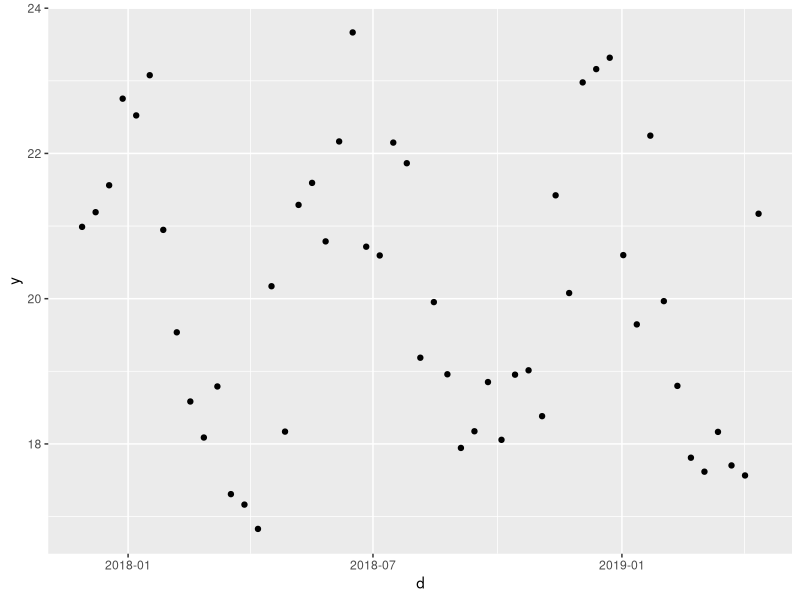
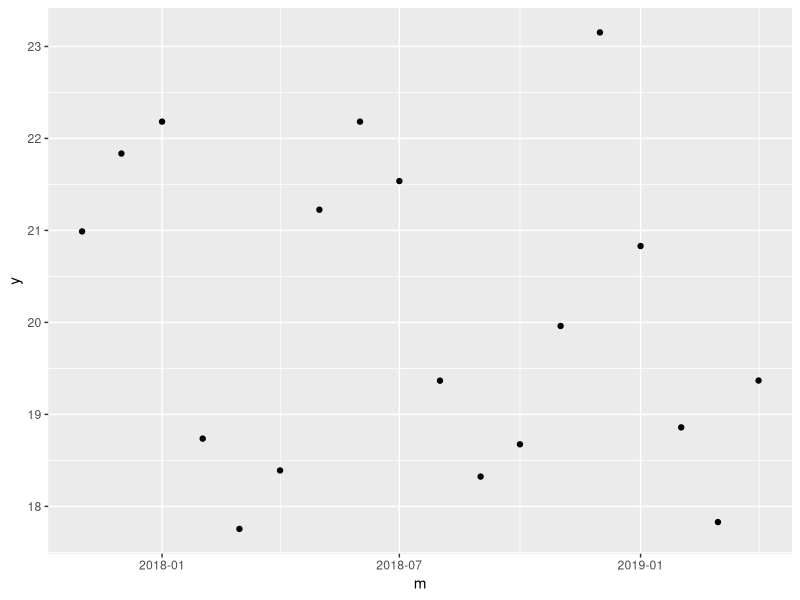

Source code (R) for these figures, in order: (Note: this script raises an error after producing the figures.)
###DATES <3
###And points
library(tidyverse)
library(lubridate)
library(mgcv)
library(splines)

##Another data type (like numeric or character) is date
##Dates have special properties to allow for functions to calculate time
##But, like in excel, dates can be absolute nightmares



##Important thing for my europeans to remember: R was made in the US
##And we do dates stupid
##Generally: Month - Day - Year
char_date <- c("10-1-2023", "8-2-2021", "9-24-2019")
class(char_date)

date <- as_date(char_date, format = "%m-%d-%Y")
class(date)

###Dates can have different formats
char_date <- c("8/12/2023", "1/10/2021", "1/4/2019")
class(char_date)

date <- as_date(char_date, format = "%d/%m/%Y")
class(date)

#####
date - mdy("1-1-2010")
difftime(date, mdy("1-1-2010"), unit = "weeks")
difftime(date, mdy("1-1-2010"), unit = "mins")
difftime(date, mdy("1-1-2010"), unit = "secs")


###You can enter date/time in numbers
dt <- as_datetime(1511870400) ##Time began on January 1, 1970 at midnight; how many days since then
dt

##We can have dates at day, month, year, but we can also have the exact time
##All times are in UTC (GMT, the time zone of England)
d <- as_date(17498)
d

##negative numbers subtract from January 1, 1970
d <- as_date(-1600)
d

##we can round dates or floor them 
d <- as_date(seq(17498,17998,by = 10) )
summary(d)

##Floor rounds to the first day of the month, which is useful if you want to aggregate to 
##the month the observation is in
floor_date(d, unit = "month")

##Rounding makes it to the nearest first of the month
round_date(d, unit = "month")

##Then can convert back to numbers
as.numeric(d)

###We can plot with dates

#Randomly generate something associated with date
y <- 20 + cos(month(d))*2 + rnorm(51, 0, 1)

ggplot() +
  geom_point(aes(x = d, y = y))

###So we can floor to month and average over months
data.frame(d,y) %>%
  mutate(m = floor_date(d, unit = "month")) %>%
  group_by(m) %>%
  summarise(y = mean(y)) %>%
  ggplot()+
  geom_point(aes(x = m, y= y))

###can also extract parts of the date
day(d)
month(d)
year(d)


####----------Modeling seasonal data-------------

###Generating some random seasonal data (this just makes the data, fine if you don't understand)
data <- data.frame(date = seq(ymd("2010-01-01"),
                            ymd("2013-12-01"),
                            by = "month")) %>%
  mutate(y = year(date) - 2010,
         month = month(date),
         aqi = (50 + cos(m +2) * 10) + rnorm(48, 0, 3) + y * 3)

m1 <- gam(aqi ~ y + s(m, bs = "cc"),
    data = data,
    method = "REML",
    family = "gaussian")

summary(m1)
plot(m1)

###We get the
coef(m1)


data <- crossing(date = seq(ymd("2010-01-01"),
                              ymd("2013-12-01"),
                              by = "month"),
                 id = factor(1:100)) %>%
  arrange(id, date)%>%
  mutate(u = sort(rep(rnorm(100,0, 10), 48)),
         y = year(date) - 2010,
         month = month(date),
         weight = 85 + sin(m/2)*2 + 2*y + u + rnorm(4800, 0, 10))  

data %>%
  ggplot()+
  geom_point(aes(x = month, y= weight, color = id))

m2 <- gam(weight ~ y + s(month, bs = "cc", k = 12) + s(id, bs = "re"),
          data = data, 
          method = "REML")

summary(m2)

##Edf = effective degrees of freedom
##edf = 1 means linear but as edf increases, relationship gets wigglier
##Deviance explained = proportion of the variation explained by the covariates (higher is better, like R2)
##Significance is the F/chi.sq statistics where we get out p value from

gam.check(m2)
plot(m2)
plot(m2, pages=1, shade=TRUE)


new_data <- crossing(month = 1:12, 
                     y = 0:3)


new_data$p <- predict(m2, new_data, type = "response", exclude = c("s(id)"), newdata.guaranteed = T)
new_data %>%
  mutate(date = ymd(paste(y+2010, month, 1, "-"))) %>%
  ggplot()+
  geom_line(aes(x = date, y = p))

             
